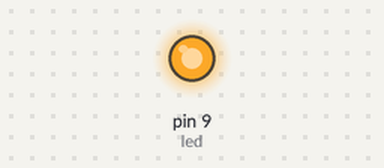
The sketch below on a simulated Arduino Uno, built with avr-gcc and run on an emulated ATmega328P. On the bench: output pins drawn as LEDs (lit = HIGH).

Above: at 0.05 s.
At 0.6 s:
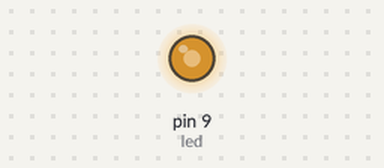
At 0.9 s:
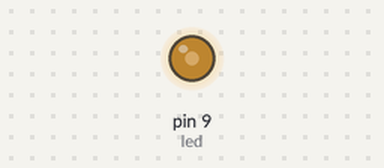
At 1.2 s:
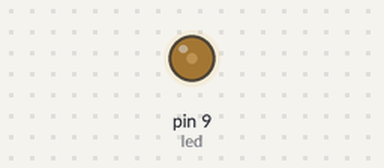
Timing chart, 0 to 4.9 s (numbered marks = the images above):
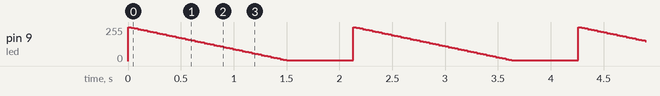

The sketch:

fadeblinkled.ino
```cpp
int led = 9;
int brightness = 255;
int fadeAmount = 5;


void setup()
{
  pinMode(led, OUTPUT);
}

void loop()
{
  analogWrite(led, brightness);

  brightness = brightness - fadeAmount;
  delay(30);

  if (brightness <= 0 || brightness >= 255)
  {
    delay(300);
    brightness=255;
    delay(300);
  }

}
```

Measured:
- by itself, pin 9 (led): ramps from 255/255 to 5/255 and jumps back, once every 2.1 s
